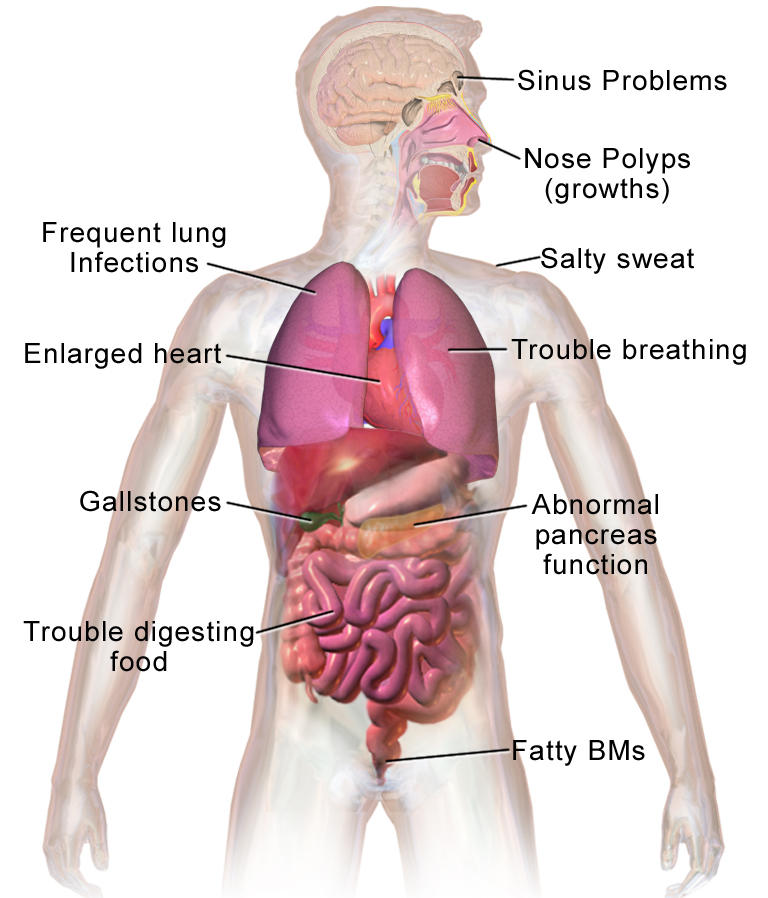
#> input picture site/nu545/exam5/media/figures/cf.png, 768 x 898 px
$ python -i render_chapters.py   (imports and definitions only)
#> lines starting #> are read from the running program, lines starting #| are printed output that depends on the picture; pictures that were not available may be replaced by others from this repository, and a replacement may not be noted
#> further down, picture is the input picture: shape (898, 768, 3); mean B, G, R 214.9, 214.8, 229.4
"""Source-anchored Exam 5 films. Python/Pillow/NumPy + FFmpeg; no runtime cost.
Original figures are retained separately. Crops, geometric deformations and
colored process layers are schematic adaptations, not measurements or diagnoses.
Run: python3 render_chapters.py 34 [--frames-only]
"""
from pathlib import Path
from functools import lru_cache
import argparse, json, math, subprocess, textwrap
import numpy as np
from PIL import Image, ImageDraw, ImageFont

HERE=Path(__file__).resolve().parent; MEDIA=HERE.parent
W,H,FPS=1280,720,24
BG=(15,20,29); WHITE=(242,245,249); BLUE=(84,177,217)
MUTED=(164,181,198); INK=(38,55,68); RED=(203,83,86)
@lru_cache(None)
def font(n): return ImageFont.truetype('/System/Library/Fonts/Supplemental/Arial.ttf',n)
@lru_cache(None)
def tile(name,crop,size): return Image.open(MEDIA/'figures'/name).convert('RGB').crop(crop).resize(size,Image.Resampling.LANCZOS)
#> called with name = 'alveolus.jpg', crop = (20, 935, 735, 1650), size = (570, 465)
#> returned value: PIL image 570x465 RGB; every value is 0
def ease(a,b,t):
    p=max(0,min(1,(t-a)/max(.01,b-a)));return p*p*(3-2*p)
def text(d,xy,value,n=24,color=WHITE,width=30):
    d.multiline_text(xy,'\n'.join(textwrap.wrap(value,width)),font=font(n),fill=color,spacing=7)
# [7 lines left out: function pathpoint, not called in this run]
def stream(d,points,t,count=12,speed=.18,color=BLUE,r=4):
    for i in range(count):
        x,y=pathpoint(points,t*speed+i/count);d.ellipse((x-r,y-r,x+r,y+r),fill=color)
def overlay(im,draw):
    layer=Image.new('RGBA',im.size);draw(ImageDraw.Draw(layer));im.paste(Image.alpha_composite(im.convert('RGBA'),layer).convert('RGB'))
@lru_cache(None)
def alveolar_grid():
    a=np.array(tile('alveolus.jpg',(20,935,735,1650),(570,465)))
    yy,xx=np.indices(a.shape[:2]);dx=xx-270;dy=yy-230
    weight=np.exp(-((dx/190)**4+(dy/180)**4))
    return a,xx,yy,dx,dy,weight
def alveolus(im,collapse=0):
    a,x,y,dx,dy,weight=alveolar_grid()
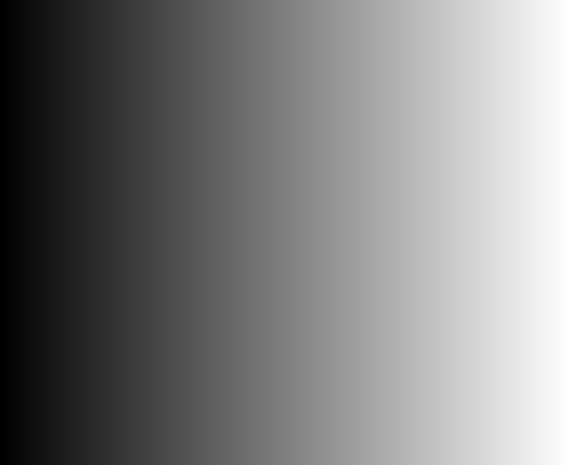
#> x: shape (465, 570) int64; min 0, max 569, mean 284.5; drawn with min black and max white
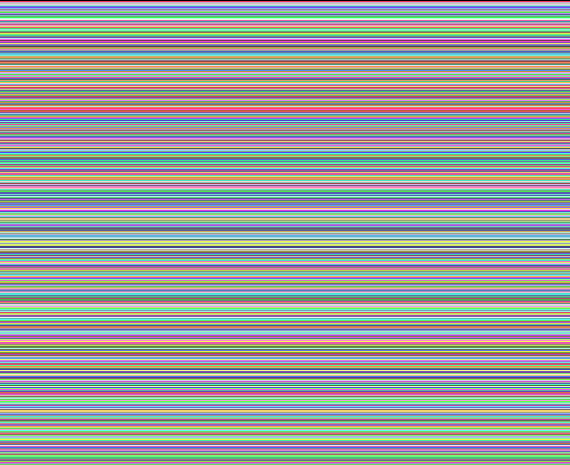
#> y: shape (465, 570) int64; 465 distinct labels, from 0 to 464; one colour per label, 0 black
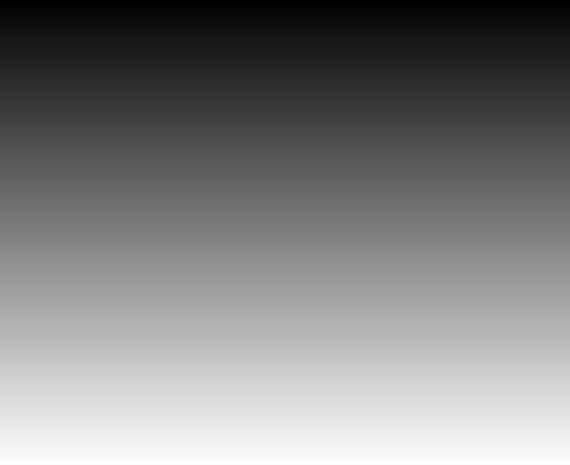
#> dy: shape (465, 570) int64; min -230, max 234, mean 2; drawn with min black and max white
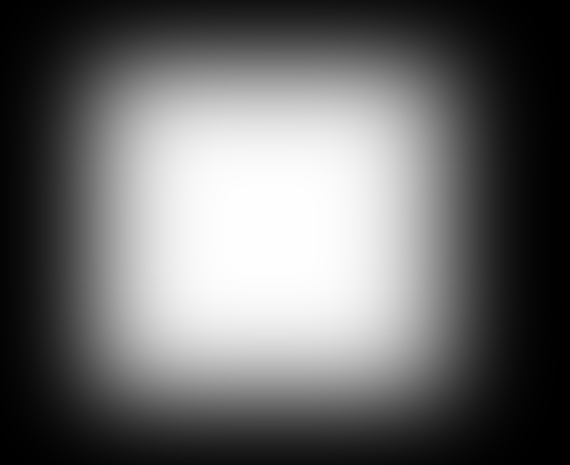
#> weight: shape (465, 570) float64; min 0.000125, max 1, mean 0.421
    # Local inward deformation of the published exchange compartment.
    k=1+collapse*.82*weight
#> k: shape (465, 570) float64; every value is 1
    sx=np.clip((270+dx*k).astype(int),0,a.shape[1]-1)
    sy=np.clip((230+dy*k).astype(int),0,a.shape[0]-1)
#> (the run stopped early here; a loop or call above may not have finished)
